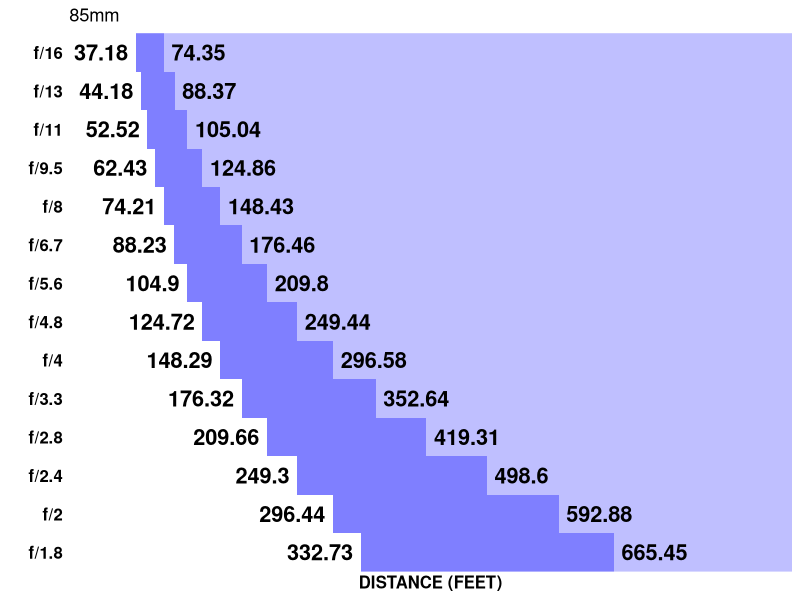

Reproduce this figure in R.
require(ggplot2)

fake_inf = rep(900, 14)

breaks_y = c(1.8, 2, 2.4, 2.8, 3.3, 4, 4.8, 5.6, 6.7, 8, 9.5, 11, 13, 16)
labels_y = c('f/1.8', 'f/2', 'f/2.4', 'f/2.8', 'f/3.3',
             'f/4', 'f/4.8', 'f/5.6', 'f/6.7', 'f/8',
             'f/9.5', 'f/11', 'f/13', 'f/16')

hd = c(665.45, 592.88, 498.60, 419.31, 352.64,
       296.58, 249.44, 209.80, 176.46, 148.43,
       124.86, 105.04, 88.37, 74.35)
hn = c(332.73, 296.44, 249.30, 209.66, 176.32,
       148.29, 124.72, 104.90, 88.23, 74.21,
       62.43, 52.52, 44.18, 37.18)

#y1 = c(1.8, 2, 2.4, 2.8, 3.3, 4, 4.8, 5.6, 6.7, 8, 9.5, 11, 13, 16)
#y2 = c(2, 2.4, 2.8, 3.3, 4, 4.8, 5.6, 6.7, 8, 9.5, 11, 13, 16, 19)

y1 = seq(1, 14)
y2 = seq(2, 15)

df1 = data.frame(x1=hd, y1=y1, x2=fake_inf, y2=y2)
df2 = data.frame(x1=hn, y1=y1, x2=hd, y2=y2)

ggplot() +
  geom_rect(data=df1, mapping=aes(xmin=x1, xmax=x2, ymin=y1, ymax=y2), color=NA, fill="blue", alpha=0.25) +
  geom_rect(data=df2, mapping=aes(xmin=x1, xmax=x2, ymin=y1, ymax=y2), color=NA, fill="blue", alpha=0.5) +
  #scale_x_continuous(name='distance (feet)',breaks=c(seq(100,701,100),900), labels=c(seq(100,701,100), 'INF'), minor_breaks=NULL, limits=c(-50,900)) +
  scale_x_continuous(name='DISTANCE (FEET)',breaks=NULL, labels=NULL, minor_breaks=NULL, limits=c(-50,900), expand=c(0,0)) +
  scale_y_continuous(name='', breaks=y1+0.5, labels=labels_y, minor_breaks=NULL, expand=c(0,0)) +
  #ggtitle('Hyperfocal distance chart: APS-C/85mm') +
  geom_text(data=df1, mapping=aes(x=x1+10, y=y1+0.5, label=x1), hjust=0, size=5.5, fontface='bold') +
  geom_text(data=df2, mapping=aes(x=x1-10, y=y1+0.5, label=x1), hjust=1, size=5.5, fontface='bold') +
  theme(
    axis.text=element_text(size=12, face='bold', color='black'),
    axis.title=element_text(size=12, face='bold'),
    panel.background=element_rect(fill=NA, colour=NA),
    axis.ticks=element_blank(),
    panel.grid.major.x=element_line(colour='black')
  ) +
  ggtitle('85mm')
  

